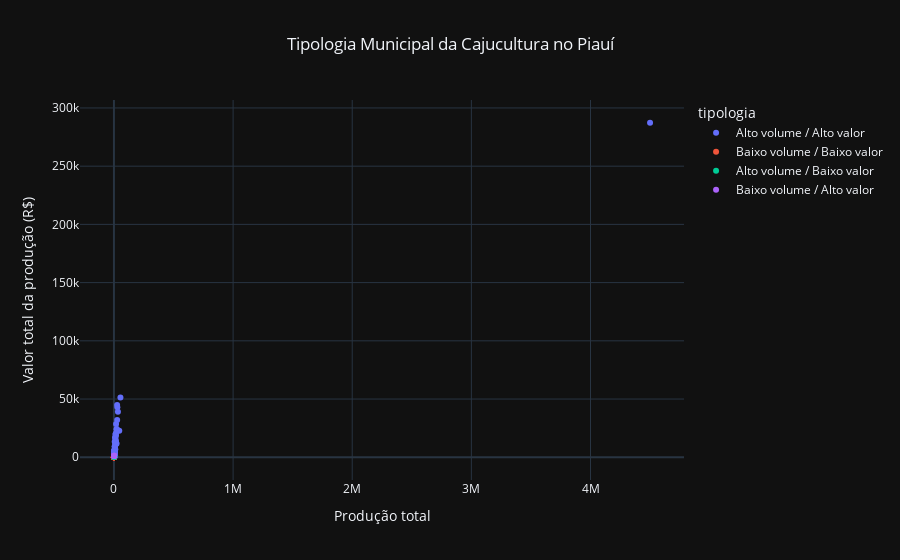

Notebook code for this chart:
### Code cell
fig = px.scatter(
    ranking_municipios,
    x="producao_total",
    y="valor_total_producao",
    color="tipologia",
    hover_name="nome_municipio",
    title="Tipologia Municipal da Cajucultura no Piauí",
    labels={
        "producao_total": "Produção total",
        "valor_total_producao": "Valor total da produção (R$)"
    }
)

fig.update_layout(
    template="plotly_dark",
    title_x=0.5
)

fig.show()

### Figure 1 — Plotly figure (JSON) as saved in the notebook; plotly's stock layout.template omitted (floating-point values rounded to 4 significant figures)
{"data": [{"hovertemplate": "<b>%{hovertext}</b><br><br>tipologia=Alto volume / Alto valor<br>Produção total=%{x}<br>Valor total da produção (R$)=%{y}<extra></extra>", "hovertext": ["Agricolândia", "Alagoinha do Piauí", "Alegrete do Piauí", "Alto Longá", "Altos", "Alvorada do Gurguéia", "Amarante", "Baixa Grande do Ribeiro", "Barras", "Barro Duro", "Batalha", "Belém do Piauí", "Beneditinos", "Bocaina", "Bom Jesus", "Bom Princípio do Piauí", "Brasileira", "Buriti dos Lopes", "Buriti dos Montes", "Cabeceiras do Piauí", "Cajueiro da Praia", "Campo Grande do Piauí", "Campo Maior", "Canto do Buriti", "Capitão de Campos", "Castelo do Piauí", "Cocal", "Cocal dos Alves", "Coivaras", "Colônia do Piauí", "Dom Expedito Lopes", "Elesbão Veloso", "Esperantina", "Flores do Piauí", "Floriano", "Francisco Santos", "Geminiano", "Hugo Napoleão", "Inhuma", "Ipiranga do Piauí", "Itainópolis", "Itaueira", "Jaicós", "Jardim do Mulato", "Jatobá do Piauí", "Jerumenha", "Joaquim Pires", "José de Freitas", "Lagoa de São Francisco", "Lagoa do Sítio", "Landri Sales", "Luís Correia", "Manoel Emídio", "Massapê do Piauí", "Miguel Alves", "Milton Brandão", "Monsenhor Gil", "Monsenhor Hipólito", "Murici dos Portelas", "Nazaré do Piauí", "Novo Oriente do Piauí", "Oeiras", "Palmeira do Piauí", "Palmeirais", "Paquetá", "Parnaíba", "Passagem Franca do Piauí", "Patos do Piauí", "Pedro II", "Picos", "Pimenteiras", "Pio IX", "Piracuruca", "Piripiri", "Porto Alegre do Piauí", "Regeneração", "Ribeiro Gonçalves", "Rio Grande do Piauí", "Santa Cruz dos Milagres", "Santana do Piauí", "Santo Antônio de Lisboa", "São Gonçalo do Piauí", "São João da Canabrava", "São João da Fronteira", "São João da Varjota", "São José do Divino", "São José do Piauí", "São Julião", "São Miguel do Tapuio", "São Pedro do Piauí", "São Raimundo Nonato", "Sigefredo Pacheco", "Teresina", "União", "Uruçuí", "Valença do Piauí", "Vila Nova do Piauí", "Wall Ferraz"], "legendgroup": "Alto volume / Alto valor", "marker": {"color": "#636efa", "symbol": "circle"}, "mode": "markers", "name": "Alto volume / Alto valor", "orientation": "v", "showlegend": true, "type": "scatter", "x": [951, 21669, 2027, 2846, 6519, 1023, 4139, 6349, 4586, 2366, 9632, 815, 1356, 1429, 1565, 12450, 2199, 1408, 954, 2414, 1454, 11339, 4227, 21603, 2108, 6210, 54510, 26606, 4900, 1312, 16061, 6637, 3411, 1030, 14636, 27033, 6248, 839, 17953, 8196, 7336, 3819, 23620, 1429, 3095, 2277, 1598, 2458, 858, 6954, 1785, 17186, 1627, 1966, 956, 3760, 1266, 28792, 1264, 4121, 1325, 6972, 852, 5207, 9290, 3969, 2142, 1915, 11322, 19191, 3635, 4499739, 16176, 4196, 6123, 2857, 10170, 3043, 2411, 1372, 33356, 1323, 3120, 2675, 1013, 1363, 6241, 6382, 5733, 1505, 44693, 1331, 3356, 1217, 8257, 12860, 4093, 1018], "xaxis": "x", "y": [1494.0, 24100.0, 1954.0, 3583.0, 5433.0, 1116, 5392.0, 3881.0, 6079.0, 3153.0, 13830.0, 1392, 1761.0, 1548.0, 1021.0, 19450.0, 2478.0, 1403.0, 925.1, 3213.0, 2292, 17028, 4089.0, 11540.0, 3409.0, 2783.0, 51220.0, 44977, 6864.0, 1136.0, 20680.0, 4790.0, 4323.0, 1099.0, 11440.0, 32070.0, 13342, 1193.0, 28560.0, 9187.0, 4900.0, 1711.0, 24220.0, 1855, 5284, 1170.0, 2366.0, 2718.0, 1354, 9158, 1521.0, 18770.0, 2080.0, 2849, 1208.0, 5682, 1511.0, 42920.0, 2444, 2810.0, 2080.0, 5775.0, 1247.0, 6097.0, 16792, 3105.0, 2217.0, 1889.0, 6869.0, 12290.0, 3911.0, 287300.0, 14510.0, 4566.0, 4226, 1214.0, 1155.0, 2293.0, 2190.0, 1288.0, 39120.0, 2336.0, 3695.0, 2881, 1158, 1410.0, 9249.0, 5463.0, 4254.0, 1728.0, 22780.0, 1835.0, 3611.0, 1312.0, 5064.0, 12120.0, 4415, 1003], "yaxis": "y"}, {"hovertemplate": "<b>%{hovertext}</b><br><br>tipologia=Baixo volume / Baixo valor<br>Produção total=%{x}<br>Valor total da produção (R$)=%{y}<extra></extra>", "hovertext": ["Água Branca", "Anísio de Abreu", "Antônio Almeida", "Aroazes", "Aroeiras do Itaim", "Arraial", "Assunção do Piauí", "Barra D'Alcântara", "Barreiras do Piauí", "Bela Vista do Piauí", "Bonfim do Piauí", "Brejo do Piauí", "Cajazeiras do Piauí", "Caldeirão Grande do Piauí", "Campinas do Piauí", "Campo Largo do Piauí", "Canavieira", "Capitão Gervásio Oliveira", "Caracol", "Caraúbas do Piauí", "Caridade do Piauí", "Caxingó", "Colônia do Gurguéia", "Conceição do Canindé", "Coronel José Dias", "Corrente", "Cristalândia do Piauí", "Cristino Castro", "Currais", "Curral Novo do Piauí", "Demerval Lobão", "Dirceu Arcoverde", "Eliseu Martins", "Fartura do Piauí", "Floresta do Piauí", "Francinópolis", "Francisco Ayres", "Francisco Macedo", "Fronteiras", "Gilbués", "Guaribas", "Ilha Grande", "Jacobina do Piauí", "João Costa", "Joca Marques", "Juazeiro do Piauí", "Jurema", "Lagoinha do Piauí", "Lagoa Alegre", "Lagoa do Barro do Piauí", "Lagoa do Piauí", "Luzilândia", "Madeiro", "Marcolândia", "Matias Olímpio", "Miguel Leão", "Morro do Chapéu do Piauí", "Nazária", "Nossa Senhora de Nazaré", "Nossa Senhora dos Remédios", "Novo Santo Antônio", "Paes Landim", "Pajeú do Piauí", "Pavussu", "Pedro Laurentino", "Nova Santa Rita", "Porto", "Prata do Piauí", "Queimada Nova", "Redenção do Gurguéia", "Ribeira do Piauí", "Santa Filomena", "Santa Luz", "Santa Rosa do Piauí", "Santo Antônio dos Milagres", "Santo Inácio do Piauí", "São Braz do Piauí", "São Félix do Piauí", "São Francisco de Assis do Piauí", "São Francisco do Piauí", "São João da Serra", "São João do Arraial", "São João do Piauí", "São José do Peixe", "São Lourenço do Piauí", "São Luis do Piauí", "São Miguel da Baixa Grande", "São Miguel do Fidalgo", "Sebastião Leal", "Simões", "Simplício Mendes", "Socorro do Piauí", "Sussuapara", "Tamboril do Piauí", "Várzea Branca", "Várzea Grande", "Vera Mendes"], "legendgroup": "Baixo volume / Baixo valor", "marker": {"color": "#EF553B", "symbol": "circle"}, "mode": "markers", "name": "Baixo volume / Baixo valor", "orientation": "v", "showlegend": true, "type": "scatter", "x": [788, 131, 587, 660, 323, 362, 628, 70, 60, 36, 178, 188, 139, 141, 174, 75, 473, 17, 317, 382, 16, 268, 549, 239, 180, 230, 2, 760, 202, 3, 568, 75, 525, 81, 339, 206, 172, 23, 216, 155, 95, 75, 81, 49, 540, 275, 78, 205, 636, 93, 325, 582, 264, 67, 215, 35, 467, 315, 420, 106, 125, 151, 337, 319, 48, 73, 99, 94, 72, 386, 52, 37, 385, 373, 111, 325, 301, 279, 132, 594, 45, 121, 578, 624, 96, 149, 81, 172, 209, 291, 361, 428, 261, 113, 168, 766, 328], "xaxis": "x", "y": [711.6, 153, 664.8, 651.2, 350, 596.0, 798, 108, 82, 30, 147.0, 251, 133, 103.0, 82.31, 120, 903, 15, 293.1, 650, 17, 379, 845.3, 234.0, 156.2, 194, 2, 883, 308, 3, 602.4, 70, 600.0, 80.04, 305, 306.0, 263.0, 24, 48.16, 237, 93, 111, 72.03, 38, 763, 443, 67, 306, 819.5, 84, 602, 751.3, 408, 76.06, 279.3, 46, 652, 688, 765, 158.1, 180, 80.09, 357, 428, 77, 80, 88.31, 123.0, 99, 533, 75, 12.06, 421, 313.1, 130, 206.4, 351.2, 334.0, 144, 399.3, 65, 238, 267.4, 602.1, 90, 237, 139, 178, 166, 193.3, 196.0, 281.2, 354, 121, 140.1, 776.3, 385], "yaxis": "y"}, {"hovertemplate": "<b>%{hovertext}</b><br><br>tipologia=Alto volume / Baixo valor<br>Produção total=%{x}<br>Valor total da produção (R$)=%{y}<extra></extra>", "hovertext": ["Angical do Piauí", "Bertolínia", "Guadalupe", "Isaías Coelho", "Marcos Parente", "Monte Alegre do Piauí", "Padre Marcos", "Santa Cruz do Piauí"], "legendgroup": "Alto volume / Baixo valor", "marker": {"color": "#00cc96", "symbol": "circle"}, "mode": "markers", "name": "Alto volume / Baixo valor", "orientation": "v", "showlegend": true, "type": "scatter", "x": [817, 2852, 1058, 1076, 1197, 950, 1268, 1063], "xaxis": "x", "y": [667.1, 144.9, 253.1, 882.4, 541.9, 687, 889.3, 894.4], "yaxis": "y"}, {"hovertemplate": "<b>%{hovertext}</b><br><br>tipologia=Baixo volume / Alto valor<br>Produção total=%{x}<br>Valor total da produção (R$)=%{y}<extra></extra>", "hovertext": ["Boa Hora", "Boqueirão do Piauí", "Cocal de Telha", "Curralinhos", "Domingos Mourão", "Olho D'Água do Piauí", "Pau D'Arco do Piauí", "Tanque do Piauí"], "legendgroup": "Baixo volume / Alto valor", "marker": {"color": "#ab63fa", "symbol": "circle"}, "mode": "markers", "name": "Baixo volume / Alto valor", "orientation": "v", "showlegend": true, "type": "scatter", "x": [681, 524, 731, 595, 737, 707, 774, 697], "xaxis": "x", "y": [1044, 1110, 1244, 1074, 1219.0, 1083, 1373, 1010], "yaxis": "y"}], "layout": {"legend": {"title": {"text": "tipologia"}, "tracegroupgap": 0}, "title": {"text": "Tipologia Municipal da Cajucultura no Piauí", "x": 0.5}, "xaxis": {"anchor": "y", "domain": [0, 1], "title": {"text": "Produção total"}}, "yaxis": {"anchor": "x", "domain": [0, 1], "title": {"text": "Valor total da produção (R$)"}}}}
